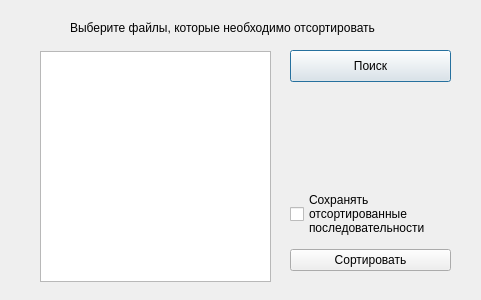
<?xml version="1.0" encoding="UTF-8"?>
<ui version="4.0">
 <class>sortwindow</class>
 <widget class="QDialog" name="sortwindow">
  <property name="geometry">
   <rect>
    <x>0</x>
    <y>0</y>
    <width>481</width>
    <height>300</height>
   </rect>
  </property>
  <property name="windowTitle">
   <string>Окно сортировки</string>
  </property>
  <widget class="QLabel" name="label">
   <property name="geometry">
    <rect>
     <x>70</x>
     <y>20</y>
     <width>351</width>
     <height>16</height>
    </rect>
   </property>
   <property name="text">
    <string>Выберите файлы, которые необходимо отсортировать</string>
   </property>
  </widget>
  <widget class="QListWidget" name="listWidget">
   <property name="geometry">
    <rect>
     <x>40</x>
     <y>51</y>
     <width>231</width>
     <height>231</height>
    </rect>
   </property>
  </widget>
  <widget class="QPushButton" name="pushButton">
   <property name="geometry">
    <rect>
     <x>290</x>
     <y>50</y>
     <width>161</width>
     <height>32</height>
    </rect>
   </property>
   <property name="text">
    <string>Поиск</string>
   </property>
  </widget>
  <widget class="QWidget" name="verticalLayoutWidget">
   <property name="geometry">
    <rect>
     <x>290</x>
     <y>185</y>
     <width>161</width>
     <height>91</height>
    </rect>
   </property>
   <layout class="QVBoxLayout" name="verticalLayout">
    <item>
     <widget class="QCheckBox" name="checkBox">
      <property name="text">
       <string>Сохранять
отсортированные
последовательности</string>
      </property>
     </widget>
    </item>
    <item>
     <widget class="QPushButton" name="Sort_button">
      <property name="text">
       <string>Сортировать</string>
      </property>
     </widget>
    </item>
   </layout>
  </widget>
 </widget>
 <resources/>
 <connections/>
</ui>
